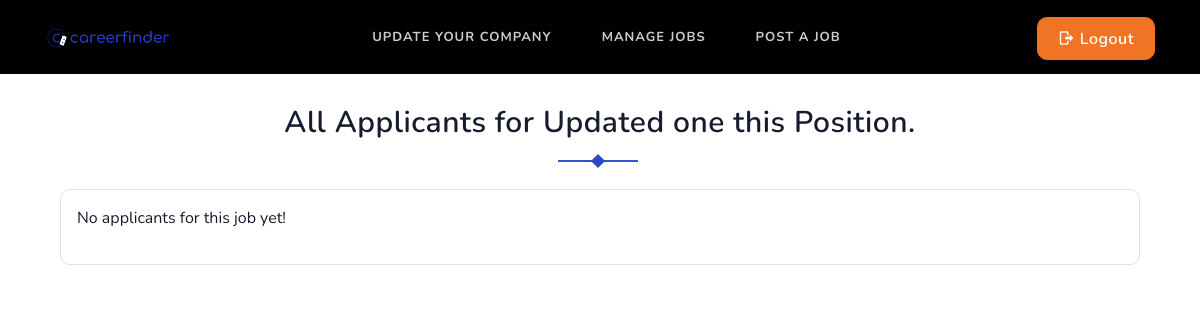
The page /job/2/applicants/ (signed in) on the database as committed earlier.
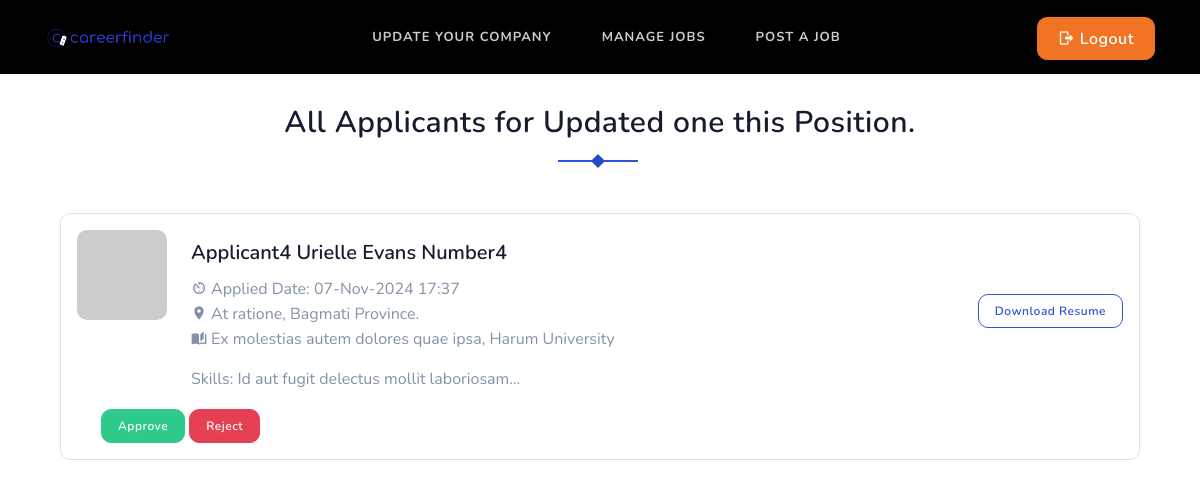
The same page on the database as committed later.
### job/models.py (models this page shows, shortened)
class Job(models.Model):
    JOB_TYPE_CHOICES = [
        ("part-time", "Part Time"),
        ("full-time", "Full Time"),
    ]
    WORK_MODES_CHOICES = [
        ('remote', 'Remote'),
        ('onsite', 'Onsite'),
        ('hybrid', 'Hybrid'),
    ]
    user = models.ForeignKey(User, on_delete=models.CASCADE)
    company = models.ForeignKey(Company, on_delete=models.CASCADE)
    title = models.CharField(max_length=255)
    job_type = models.CharField(max_length=20, choices=JOB_TYPE_CHOICES, default="full-time")
    image = models.ImageField(upload_to="job_images/%y/%m/&=%d", blank=True)
    category = models.ForeignKey(Category, on_delete=models.DO_NOTHING)
    city = models.CharField(max_length=255)
    state = models.ForeignKey(State, on_delete=models.DO_NOTHING, blank=True, null=True)
    salary = models.PositiveIntegerField(blank=True, null=True)
    work_mode = models.CharField(max_length=20, choices=WORK_MODES_CHOICES, default="onsite")
    edu_level = models.CharField(max_length=255)
    experience = models.ForeignKey(Experience, on_delete=models.DO_NOTHING, blank=True, null=True)
    uploaded_date = models.DateTimeField(null=True, blank=True, default=timezone.now)
    email = models.EmailField(max_length=255)
    contact = models.IntegerField()
    description = models.TextField()
    is_available = models.BooleanField(default=True)

class ApplyJob(models.Model):
    STATUS_CHOICES = [
        ("pending", "Pending"),
        ("approved", "Approved"),
        ("rejected", "Rejected"),
    ]
    user = models.ForeignKey(User, on_delete=models.CASCADE)
    job = models.ForeignKey(Job, on_delete=models.CASCADE)
    timestamp = models.DateTimeField(auto_now_add=True)
    status = models.CharField(max_length=20, choices=STATUS_CHOICES)

### users/models.py (models this page shows)
class User(AbstractUser):
    email = models.EmailField(unique=True)
    is_recruiter = models.BooleanField(default=False)
    is_applicant = models.BooleanField(default=False)
    has_resume = models.BooleanField(default=False)
    has_company = models.BooleanField(default=False)

### resume/models.py (models this page shows, shortened)
class Resume(models.Model):
    SEX_CHOICES = [
        ("male", "Male"),
        ("female", "Female"),
        ("other", "Other")
    ]
    MARITAL_STATUS_CHOICES = [
        ("unmarried", "Unmarried"),
        ("married", "Married"),
    ]
    user = models.OneToOneField(User, on_delete=models.CASCADE)
    first_name = models.CharField(max_length=100)
    middle_name = models.CharField(max_length=100, blank=True)
    last_name = models.CharField(max_length=100)
    date_of_birth = models.DateField(blank=True, null=True)
    sex = models.CharField(max_length=20, choices=SEX_CHOICES, default="other")
    marital_status = models.CharField(max_length=20, choices=MARITAL_STATUS_CHOICES, default="unmarried")
    city = models.CharField(max_length=100, blank=True, null=True)
    state = models.ForeignKey(State, on_delete=models.DO_NOTHING, blank=True, null=True)
    phone = models.CharField(max_length=20, blank=True, null=True)
    website = models.URLField(blank=True, null=True)
    address = models.TextField(blank=True)
    graduation = models.CharField(max_length=100, blank=True, null=True)
    university_college = models.CharField(max_length=100, blank=True, null=True)
    degree_certification = models.CharField(max_length=100, blank=True, null=True)
    level = models.CharField(max_length=50, blank=True)
    course_title = models.CharField(max_length=100, blank=True)
    additional_info = models.TextField(blank=True)
    company_name = models.CharField(max_length=100, blank=True)
    job_position = models.CharField(max_length=100, blank=True)
    location = models.CharField(max_length=100, blank=True)
    date_from = models.DateField(blank=True, null=True)
    date_to = models.DateField(blank=True, null=True)
    skills = models.CharField(max_length=255, blank=True)
    skill_proficiency = models.CharField(max_length=10, blank=True)
    resume_file = models.FileField(upload_to='resume', blank=True)

### company/models.py (models this page shows)
class State(models.Model):
    name = models.CharField(max_length=255)
    def __str__(self):
        return self.name

### job/views.py (the view)
# urls.py: path('<int:pk>/applicants/', views.AllApplicantsView.as_view(), name='applicants'),
class AllApplicantsView(ListView):
    model = ApplyJob
    template_name = 'job/all_applicants.html'
    context_object_name = 'applicants'
    def dispatch(self, request, *args, **kwargs):
        if not request.user.is_authenticated:
            messages.warning(request, 'You must be logged in to view applicants.')
            return redirect('login')
        if not request.user.is_recruiter:
            messages.warning(request, 'Permission Denied! You are not authorized to view applicants.')
            return redirect('home')
        return super().dispatch(request, *args, **kwargs)
    def get_queryset(self):
        job = get_object_or_404(Job, pk=self.kwargs['pk'])
        return job.applyjob_set.all()
    def get_context_data(self, **kwargs):
        context = super().get_context_data(**kwargs)
        context['job'] = get_object_or_404(Job, pk=self.kwargs['pk'])
        page = self.request.GET.get("page", 1)
        paginator = Paginator(context['applicants'], 5)
        try:
            applicants = paginator.page(page)
        except PageNotAnInteger:
            applicants = paginator.page(1)
        except EmptyPage:
            applicants = paginator.page(paginator.num_pages)
        context['applicants'] = applicants
        context["title"] = "All Applicants"
        return context

### templates/job/all_applicants.html (shortened to what this page needs)
{% extends 'base.html' %}
{% block content %}
    <section class="section pt-0">
        <div class="container">
            <div class="col-12">
            <div class="section-title text-center mb-4 pb-2">
                <h4 class="title title-line pb-1">All Applicants for {{ job.title }} Position.</h4>
            </div>
        </div>
            <div class="row">
                <div class="col-lg-12 col-md-8">
                    <div class="candidates-listing-item">
                        {% for applicant in applicants %}
                            <div class="border mt-4 rounded p-3">
                                <div class="row">
                                    <div class="col-md-9">
                                        <div class="float-left mr-4">
                                            <img src="https://via.placeholder.com/400X400//88929f/5a6270C/O https://placeholder.com/" alt="" class="d-block rounded" height="90">
                                        </div>
                                        <div class="candidates-list-desc overflow-hidden job-single-meta pt-2">
                                            <h5 class="mb-2">
                                                    {{ applicant.user.resume.first_name }}
                                                    {% if applicant.user.resume.middle_name %}{{ applicant.user.resume.middle_name }} {% endif %}
                                                    {{ applicant.user.resume.last_name }}
                                            </h5>
                                            <ul class="list-unstyled">
                                                <li class="text-muted"><i class="mdi mdi-av-timer mr-1"></i>Applied Date: {{ applicant.timestamp|date:"d-M-Y H:i" }}</li>
                                                <li class="text-muted">
                                                        <i class="mdi mdi-map-marker mr-1"></i>{{ applicant.user.resume.city }}, {{ applicant.user.resume.state }}.
                                                </li>
                                                <li class="text-muted"><i class="mdi mdi-book-open-page-variant mr-1"></i>{{ applicant.user.resume.degree_certification }}, {{ applicant.user.resume.university_college }}</li>
                                            </ul>
                                            <p class="text-muted mt-1 mb-0">Skills: {{ applicant.user.resume.skills|truncatechars:40 }}
                                            </p>
                                        </div>
                                    </div>
                                    <div class="col-md-3 d-flex align-items-center justify-content-end">
                                        <div class="candidates-listing-btn">
                                            {% if applicant.user.resume.resume_file %}
                                                <a href="{{ applicant.user.resume.resume_file.url }}" class="btn btn-primary-outline btn-sm" target="_blank">Download Resume</a>
                                            {% else %}
                                                <span class="text-muted">No resume available</span>
                                            {% endif %}
                                        </div>
                                    </div>
                                    <div class="col-md-12 mt-3 ml-4">
                                        {% if applicant.status == 'approved' %}
                                            <span class="badge badge-success">Approved</span>
                                        {% elif applicant.status == 'rejected' %}
                                            <span class="badge badge-danger">Rejected</span>
                                        {% else %}
                                            <form action="{% url 'update-application-status' job.pk applicant.pk %}" method="post" style="display:inline;">
                                                <button type="submit" class="btn btn-success btn-sm" name="status" value="approved"
                                                        onclick="return confirm('Are you sure you want to approve this application? Once approved, it cannot be rejected.')">Approve</button>
                                            </form>
                                            <form action="{% url 'update-application-status' job.pk applicant.pk %}" method="post" style="display:inline;">
                                                <button type="submit" class="btn btn-danger btn-sm" name="status" value="rejected"
                                                        onclick="return confirm('Are you sure you want to reject this application? This action cannot be undone.')">Reject</button>
                                            </form>
                                        {% endif %}
                                    </div>
                                </div>
                            </div>
                        {% empty %}
                            <div class="border rounded p-3">
                                <p>No applicants for this job yet!</p>
                            </div>
                        {% endfor %}
                    </div>
                        <div class="row">
                            <div class="col-lg-12 mt-4 pt-2">
                            </div>
                        </div>
                </div>
            </div>
        </div>
    </section>
{% endblock content%}

### templates/base.html (shortened to what this page needs)
{% load static %}
<!DOCTYPE html>
<html lang="en" class="no-js">
<head>
  <link rel="stylesheet" href="{% static 'css/bootstrap.min.css' %}" type="text/css" />
  <link rel="stylesheet" type="text/css" href="{% static 'css/materialdesignicons.min.css' %}" />
  <link rel="stylesheet" type="text/css" href="{% static 'css/fontawesome.css' %}" />
  <link rel="stylesheet" type="text/css" href="{% static 'css/selectize.css' %}" />
  <link rel="stylesheet" href="{% static 'css/owl.carousel.css' %}" />
  <link rel="stylesheet" href="{% static 'css/owl.theme.css' %}" />
  <link rel="stylesheet" href="{% static 'css/owl.transitions.css' %}" />
  <link rel="stylesheet" type="text/css" href="{% static 'css/style.css' %}" />
  <link rel="stylesheet" type="text/css" href="{% static 'css/extra-custom.css' %}" />
  <link rel="stylesheet" href="https://cdn.jsdelivr.net/npm/sweetalert2@11/dist/sweetalert2.min.css">
</head>
<body>
  <header id="topnav" class="defaultscroll scroll-active" style="background-color: black !important">
    <div class="container">
      <div>
        <a href="{% url 'home' %}" class="logo">
          <img src="{% static 'images/logo-light.png' %}" alt="Light Logo" class="logo-light" height="18" />
        </a>
      </div>
      <div class="buy-button">
        {% if request.user.is_authenticated %}
        <a href="{% url 'logout' %}" class="btn btn-warning"><i class="mdi mdi-logout"></i> Logout</a>
        {% else %}
        <a href="{% url 'login' %}" class="btn btn-primary"><i class="mdi mdi-login"></i> Login</a>
        {% endif %}
      </div>
      {% if request.user.is_authenticated %}
        {% if request.user.is_applicant %}
        <div id="navigation">
          <ul class="navigation-menu">
            <li><a href="{% url 'home' %}">Home</a></li>
            {% if request.user.has_resume %}
            <li><a href="{% url 'update-resume' request.user.resume.pk %}">Your Resume</a></li>
            {% else %}
            <li><a href="{% url 'update-resume' request.user.resume.pk %}">Create Resume</a></li>
            {% endif %}
            <li><a href="{% url 'job-list' %}">Job List</a></li>
            <li><a href="{% url 'applied-jobs' %}">Applied Job</a></li>
          </ul>
        </div>
        {% elif request.user.is_recruiter %}
        <div id="navigation">
          <ul class="navigation-menu">
            {% if request.user.has_company %}
            <li><a href="{% url 'company-details' company.pk %}">Update Your Company</a></li>
            <li><a href="{% url 'manage-job' %}">Manage Jobs</a></li>
            <li><a href="{% url 'create-job' %}">Post A Job</a></li>
            {% else %}
            <li><a href="{% url 'update-company' request.user.company.pk %}">Create Company</a></li>
            {% endif %}
          </ul>
        </div>
        {% endif %}
      {% endif %}
    </div>
  </header>
  <section class="bg-home">
    <div class="home-center">
      <div class="home-desc-center">
        <div class="container">
          {% block content %}
          {% endblock content %}
</body>
</html>

Rows that differ between the two databases and show on the page:
added ApplyJob: user.resume.first_name "Applicant4", user.resume.middle_name "Urielle Evans", user.resume.last_name "Number4", timestamp "07-Nov-2024 17:37", user.resume.city "At ratione", user.resume.state "Bagmati Province", user.resume.degree_certification "Ex molestias autem dolores quae ipsa", user.resume.university_college "Harum University", user.resume.skills "Id aut fugit delectus mollit laboriosam…", status "Approve"
Other text that changed with them:
text no longer shown: "No applicants for this job yet!"
